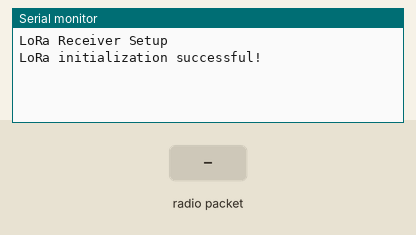
Bench run of a sketch on a simulated Arduino Uno, built with avr-gcc and run on an emulated ATmega328P. On the bench: the last lines printed to the serial monitor. Inputs (shaded band) come from the test bench. No radio packets arrive unless stated.

Above: at 1.2 s.
1.3 s: radio packet "1" arrives
At 2.0 s:
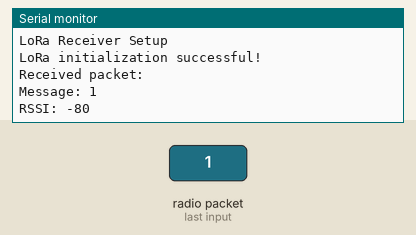
2.8 s: radio packet "0" arrives
At 3.2 s:
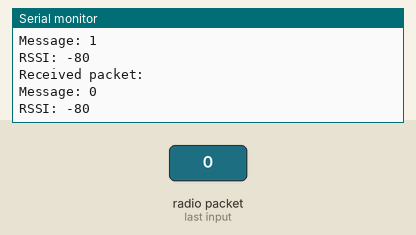
4.3 s: radio packet "2" arrives
At 5.5 s:
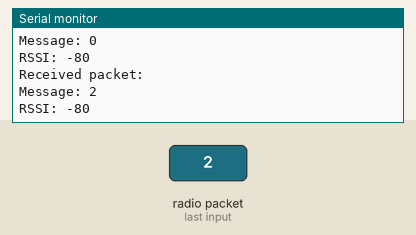

The sketch:

Receiver.ino
```cpp
// Receiver Code
#include <SPI.h>
#include <LoRa.h>

// Pin definitions for LoRa SX1278
#define ss 22         // Slave Select (NSS)
#define rst 5       // Reset
#define dio0 21       // Digital I/O 0

void setup() {
  Serial.begin(115200);
  while (!Serial);

  Serial.println("LoRa Receiver Setup");

  // Configure LoRa module
  LoRa.setPins(ss, rst, dio0);

  if (!LoRa.begin(433E6)) { // Set frequency to 433 MHz
    Serial.println("Starting LoRa failed! Check connections and power supply.");
    while (1);
  }

  Serial.println("LoRa initialization successful!");
}

void loop() {
  // Try to parse a packet
  int packetSize = LoRa.parsePacket();
  if (packetSize) {
    Serial.println("Received packet:");

    // Read packet contents
    String incoming = "";
    while (LoRa.available()) {
      incoming += (char)LoRa.read();
    }

    Serial.println("Message: " + incoming);

    // Print RSSI (signal strength)
    Serial.print("RSSI: ");
    Serial.println(LoRa.packetRssi());
  }
}
```

Measured:
- after the input at 1.3 s, the serial monitor: prints a new line at once (image 1)
- after the input at 2.8 s, the serial monitor: prints a new line at once (image 2)
- after the input at 4.3 s, the serial monitor: prints a new line at once (image 3)
